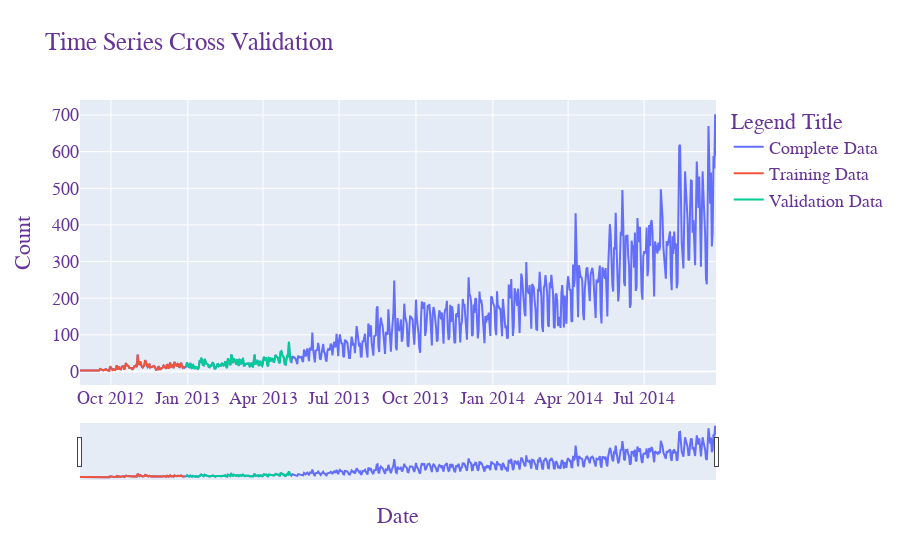
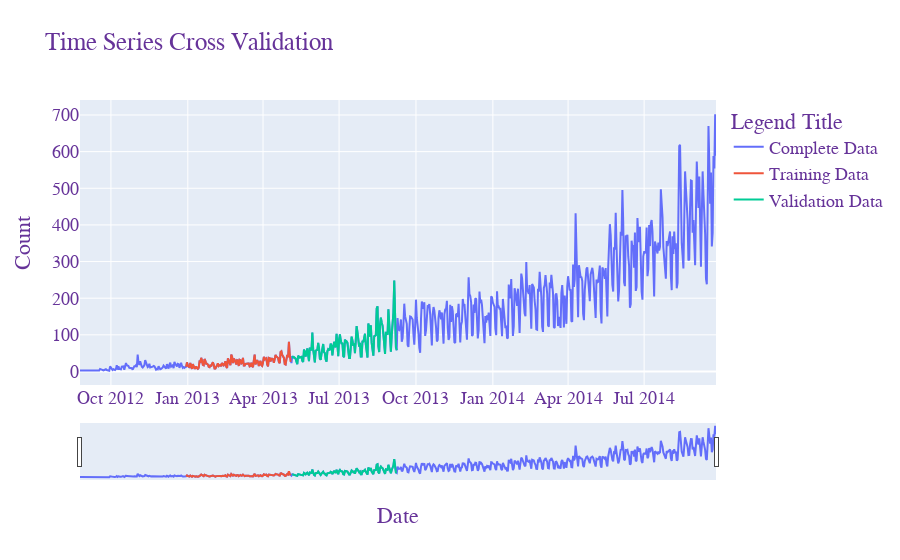

Notebook source saved alongside these figures, in order:
### Code cell
# Ploting the time series cross validation data

from plotly.offline import iplot

for train_index, test_index in time_series_cv.split(data):
    fig = go.Figure()

    fig.add_trace(go.Scatter(
        x=data['Date'],
        y=data['Count'],
        name="Complete Data"       
    ))

    fig.add_trace(go.Scatter(
        x=data['Date'][train_index[-1]-126:train_index[-1]],
        y=data['Count'][train_index[-1]-126:train_index[-1]],
        name="Training Data"
    ))
    
    fig.add_trace(go.Scatter(
        x=data['Date'][test_index[-1]-126:test_index[-1]],
        y=data['Count'][test_index[-1]-126:test_index[-1]],
        name="Validation Data"
    ))

    fig.update_layout(
        title="Time Series Cross Validation",
        xaxis_title="Date",
        yaxis_title="Count",
        legend_title="Legend Title",
        font=dict(
            family="Courier New, monospace",
            size=18,
            color="RebeccaPurple"
        )
    )
    
    fig.update_xaxes(rangeslider_visible=True)

    #fig.show()
    iplot(fig)
